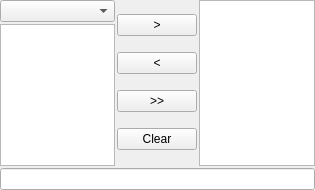
<?xml version="1.0" encoding="UTF-8"?>
<ui version="4.0">
 <class>Form</class>
 <widget class="QWidget" name="Form">
  <property name="geometry">
   <rect>
    <x>0</x>
    <y>0</y>
    <width>315</width>
    <height>190</height>
   </rect>
  </property>
  <property name="windowTitle">
   <string>Form</string>
  </property>
  <layout class="QHBoxLayout" name="horizontalLayout">
   <property name="spacing">
    <number>2</number>
   </property>
   <property name="leftMargin">
    <number>0</number>
   </property>
   <property name="topMargin">
    <number>0</number>
   </property>
   <property name="rightMargin">
    <number>0</number>
   </property>
   <property name="bottomMargin">
    <number>0</number>
   </property>
   <item>
    <layout class="QVBoxLayout" name="verticalLayout_1">
     <item>
      <layout class="QHBoxLayout" name="horizontalLayout_2">
       <item>
        <layout class="QVBoxLayout" name="verticalLayout_3">
         <item>
          <widget class="QComboBox" name="cbFilter"/>
         </item>
         <item>
          <widget class="QListWidget" name="listSrc"/>
         </item>
        </layout>
       </item>
       <item>
        <layout class="QVBoxLayout" name="verticalLayout">
         <item>
          <widget class="QPushButton" name="pbRight">
           <property name="text">
            <string>&gt;</string>
           </property>
          </widget>
         </item>
         <item>
          <widget class="QPushButton" name="pbLeft">
           <property name="text">
            <string>&lt;</string>
           </property>
          </widget>
         </item>
         <item>
          <widget class="QPushButton" name="pbAll">
           <property name="text">
            <string>&gt;&gt;</string>
           </property>
          </widget>
         </item>
         <item>
          <widget class="QPushButton" name="pbClear">
           <property name="text">
            <string>Clear</string>
           </property>
          </widget>
         </item>
        </layout>
       </item>
       <item>
        <widget class="QListWidget" name="listDest"/>
       </item>
      </layout>
     </item>
     <item>
      <widget class="QLineEdit" name="lineEdit"/>
     </item>
    </layout>
   </item>
  </layout>
 </widget>
 <resources/>
 <connections/>
</ui>
